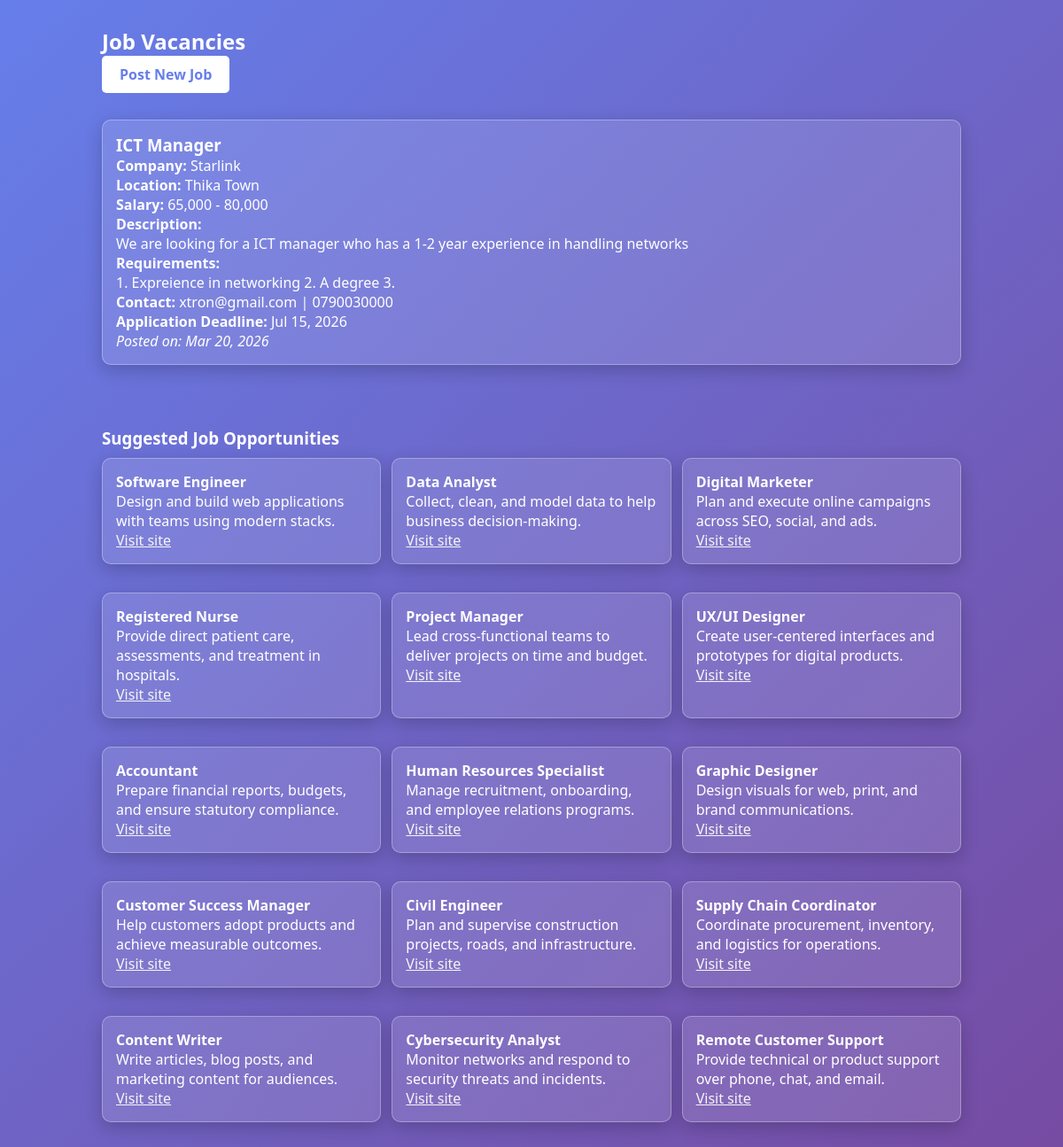
/job-vacancies/, run on the app's committed database.
### proj/models.py (models this page shows, shortened)
class JobVacancy(models.Model):
    title = models.CharField(max_length=200)
    company = models.CharField(max_length=200)
    description = models.TextField()
    requirements = models.TextField()
    location = models.CharField(max_length=200)
    salary_range = models.CharField(max_length=100, blank=True)
    contact_email = models.EmailField()
    contact_phone = models.CharField(max_length=15, blank=True)
    application_deadline = models.DateField(blank=True, null=True)
    image = models.ImageField(upload_to='job_images/', blank=True, null=True)
    created_at = models.DateTimeField(auto_now_add=True)
    is_active = models.BooleanField(default=True)
    class Meta:
        verbose_name_plural = "Job Vacancies"

### proj/views.py (the view)
# urls.py: path('job-vacancies/', views.job_list, name='job_list'),
def job_list(request):
    jobs = JobVacancy.objects.filter(is_active=True).order_by("-created_at")
    return render(request, "job_list.html", {"jobs": jobs})

### proj/templates/job_list.html (shortened to what this page needs)
<!DOCTYPE html>
<html lang="en">
<head>
    <link rel="stylesheet" href="">
</head>
<body>
    <div class="container">
        <h2>Job Vacancies</h2>
        <a href="{% url 'post_job' %}" class="add-button">Post New Job</a>
        {% for job in jobs %}
            <div class="job-card">
                <h3>{{ job.title }}</h3>
                <p><strong>Company:</strong> {{ job.company }}</p>
                <p><strong>Location:</strong> {{ job.location }}</p>
                {% if job.salary_range %}
                    <p><strong>Salary:</strong> {{ job.salary_range }}</p>
                {% endif %}
                <p><strong>Description:</strong></p>
                <p>{{ job.description }}</p>
                <p><strong>Requirements:</strong></p>
                <p>{{ job.requirements }}</p>
                <p><strong>Contact:</strong> {{ job.contact_email }}
                {% if job.contact_phone %} | {{ job.contact_phone }}{% endif %}</p>
                {% if job.application_deadline %}
                    <p><strong>Application Deadline:</strong> {{ job.application_deadline|date:"M d, Y" }}</p>
                {% endif %}
                <p><em>Posted on: {{ job.created_at|date:"M d, Y" }}</em></p>
            </div>
        {% empty %}
            <p>No job vacancies posted yet.</p>
        {% endfor %}
    </div>
    <div class="container">
        <h3>Suggested Job Opportunities</h3>
        <div style="display: grid; grid-template-columns: repeat(auto-fit, minmax(280px, 1fr)); gap: 12px;">
            <div class="job-card"><h4>Software Engineer</h4><p>Design and build web applications with teams using modern stacks.</p><a href="https://www.indeed.com/q-Software-Engineer-jobs.html" target="_blank">Visit site</a></div>
            <div class="job-card"><h4>Data Analyst</h4><p>Collect, clean, and model data to help business decision-making.</p><a href="https://www.glassdoor.com/Job/data-analyst-jobs-SRCH_KO0,12.htm" target="_blank">Visit site</a></div>
            <div class="job-card"><h4>Digital Marketer</h4><p>Plan and execute online campaigns across SEO, social, and ads.</p><a href="https://www.linkedin.com/jobs/digital-marketing-jobs/" target="_blank">Visit site</a></div>
            <div class="job-card"><h4>Registered Nurse</h4><p>Provide direct patient care, assessments, and treatment in hospitals.</p><a href="https://www.healthcareers.nhs.uk/explore-roles/nursing" target="_blank">Visit site</a></div>
            <div class="job-card"><h4>Project Manager</h4><p>Lead cross-functional teams to deliver projects on time and budget.</p><a href="https://www.pmi.org/certifications/project-management" target="_blank">Visit site</a></div>
            <div class="job-card"><h4>UX/UI Designer</h4><p>Create user-centered interfaces and prototypes for digital products.</p><a href="https://www.dribbble.com/jobs" target="_blank">Visit site</a></div>
            <div class="job-card"><h4>Accountant</h4><p>Prepare financial reports, budgets, and ensure statutory compliance.</p><a href="https://www.icaew.com/careers" target="_blank">Visit site</a></div>
            <div class="job-card"><h4>Human Resources Specialist</h4><p>Manage recruitment, onboarding, and employee relations programs.</p><a href="https://www.hrinstitute.org/" target="_blank">Visit site</a></div>
            <div class="job-card"><h4>Graphic Designer</h4><p>Design visuals for web, print, and brand communications.</p><a href="https://www.behance.net/joblist" target="_blank">Visit site</a></div>
            <div class="job-card"><h4>Customer Success Manager</h4><p>Help customers adopt products and achieve measurable outcomes.</p><a href="https://www.zendesk.com/careers/" target="_blank">Visit site</a></div>
            <div class="job-card"><h4>Civil Engineer</h4><p>Plan and supervise construction projects, roads, and infrastructure.</p><a href="https://www.engineeringjobs.com/civil-engineering-jobs" target="_blank">Visit site</a></div>
            <div class="job-card"><h4>Supply Chain Coordinator</h4><p>Coordinate procurement, inventory, and logistics for operations.</p><a href="https://www.supplychaindigital.com/jobs" target="_blank">Visit site</a></div>
            <div class="job-card"><h4>Content Writer</h4><p>Write articles, blog posts, and marketing content for audiences.</p><a href="https://www.freelancer.com/jobs/content-writing" target="_blank">Visit site</a></div>
            <div class="job-card"><h4>Cybersecurity Analyst</h4><p>Monitor networks and respond to security threats and incidents.</p><a href="https://www.cyberseek.org/pathway.html" target="_blank">Visit site</a></div>
            <div class="job-card"><h4>Remote Customer Support</h4><p>Provide technical or product support over phone, chat, and email.</p><a href="https://www.remote.co/remote-jobs/customer-service/" target="_blank">Visit site</a></div>
        </div>
    </div>
</body>
</html>

### proj/templates/job_list.html (style rules this page uses)
* { margin: 0; padding: 0; box-sizing: border-box; }
body { font-family: 'Segoe UI', Tahoma, Geneva, Verdana, sans-serif; min-height: 100vh; margin: 0; background: linear-gradient(135deg, #667eea 0%, #764ba2 100%); color: #fff; }
.container { max-width: 1000px; margin: 0 auto; padding: 30px 15px; }
.job-card { border: 1px solid rgba(255,255,255,0.3); background: rgba(255,255,255,0.12); color: #fff; padding: 15px; margin: 10px 0; border-radius: 10px; box-shadow: 0 6px 20px rgba(0,0,0,0.2); }
.job-card a { color: #f5f5f5; text-decoration: underline; }
.job-card h3 { margin-top: 0; }
.add-button { background: #ffffff; color: #667eea; padding: 10px 20px; text-decoration: none; border-radius: 5px; display: inline-block; margin-bottom: 20px; font-weight: 700; }

### data on the page
JobVacancy: title "ICT Manager", company "Starlink", location "Thika Town", salary_range "65,000 - 80,000", description "We are looking for a ICT manager who has a 1-2 year experience in handling networks", requirements "1. Expreience in networking 2. A degree 3.", contact_email "xtron@gmail.com", contact_phone "0790030000", application_deadline "Jul 15, 2026", created_at "Mar 20, 2026"
